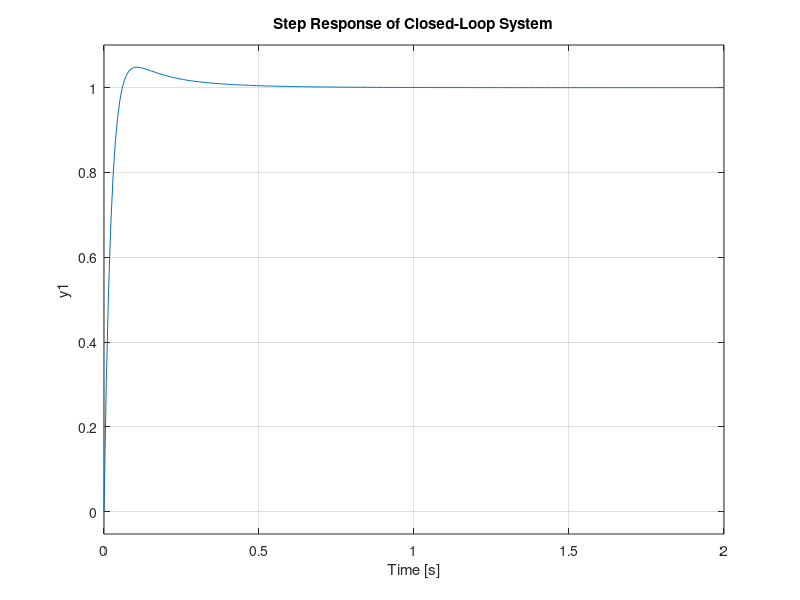

Here is the MATLAB script that generated this plot: (Note: this script raises an error after producing the figure.)
clear; close all; clc;
num = 1;
den = [1 12 20];
G = tf(num, den);

% coeff
Kp = 787.76;
Ki = 2623.54;
Kd = 48.29;


% PID controller
C = pid(Kp, Ki, Kd);

% Applying PID controller to the plant
sys_cl = feedback(C * G, 1);

% Plot
figure;
step(sys_cl);
title('Step Response of Closed-Loop System');
grid on;

% Calculate settling time and overshoot
info = stepinfo(sys_cl);
settling_time_actual = info.SettlingTime;
overshoot_actual = info.Overshoot;

fprintf('Actual Settling Time: %.2f seconds\n', settling_time_actual);
fprintf('Actual Overshoot: %.2f%%\n', overshoot_actual);
